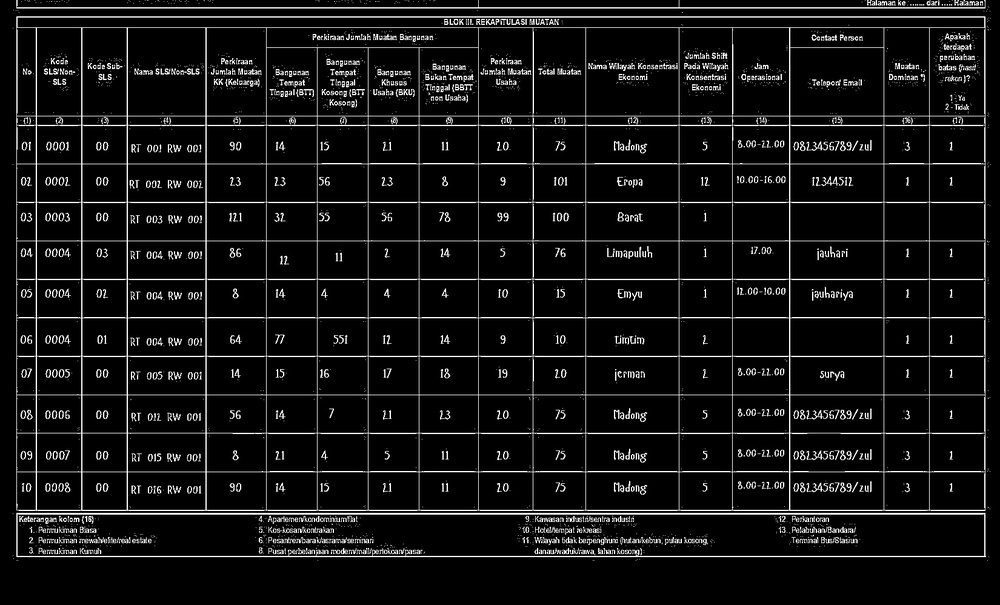
#> input picture experiments/results/stage3_blok3_final.jpg, 1000 x 605 px, shrunk from 1650 x 998 before the run
$ python debug_rtrw_mapping.py
#> lines starting #> are read from the running program, lines starting #| are printed output that depends on the picture; after the words box and inside, x2 and y2 are one past the last pixel; in counts of white or black regions, pixels touching at a corner belong together
### experiments/stage5_ocr/test_smart_mapping_ocr.py
"""
Stage 5 (NEW): Full Document OCR + Smart Table Mapping

Strategy:
1. Detect table structure (horizontal & vertical lines)
2. Run PaddleOCR on full document (get all text with X, Y coordinates)
3. Map each detection to (Row, Column) based on line intersections
4. Build table from mapping
5. Post-process per column type

Expected:
- Speed: <60s (vs 481s previously)
- Accuracy: 80-90% (better RT/RW, better context)
"""

import sys
import time
from pathlib import Path
import cv2
import numpy as np
import json
from collections import defaultdict

# Add project root to path
project_root = Path(__file__).parent.parent.parent
sys.path.insert(0, str(project_root))

from src.models.table_schema import COLUMN_HEADERS


# ============================================================================
# STEP 1: Detect Table Structure (Lines)
# ============================================================================

def detect_horizontal_lines(image, min_line_length=None):
    """Detect horizontal lines using morphological operations"""
    if min_line_length is None:
        min_line_length = image.shape[1] // 3

    gray = cv2.cvtColor(image, cv2.COLOR_BGR2GRAY)
    binary = cv2.adaptiveThreshold(gray, 255, cv2.ADAPTIVE_THRESH_GAUSSIAN_C,
                                   cv2.THRESH_BINARY_INV, 15, 2)

    horizontal_kernel = cv2.getStructuringElement(cv2.MORPH_RECT, (min_line_length, 1))
    h_lines = cv2.morphologyEx(binary, cv2.MORPH_OPEN, horizontal_kernel)

    contours, _ = cv2.findContours(h_lines, cv2.RETR_EXTERNAL, cv2.CHAIN_APPROX_SIMPLE)

    y_positions = []
    for cnt in contours:
        x, y, w, h = cv2.boundingRect(cnt)
        if w > min_line_length:
            y_positions.append(y)

    return sorted(set(y_positions))


def detect_vertical_lines(image, min_line_length=None):
    """Detect vertical lines using morphological operations"""
    if min_line_length is None:
        min_line_length = image.shape[0] // 5

    gray = cv2.cvtColor(image, cv2.COLOR_BGR2GRAY)
    binary = cv2.adaptiveThreshold(gray, 255, cv2.ADAPTIVE_THRESH_GAUSSIAN_C,
                                   cv2.THRESH_BINARY_INV, 15, 2)

    vertical_kernel = cv2.getStructuringElement(cv2.MORPH_RECT, (1, min_line_length))
    v_lines = cv2.morphologyEx(binary, cv2.MORPH_OPEN, vertical_kernel)

    contours, _ = cv2.findContours(v_lines, cv2.RETR_EXTERNAL, cv2.CHAIN_APPROX_SIMPLE)

    x_positions = []
    for cnt in contours:
        x, y, w, h = cv2.boundingRect(cnt)
        if h > min_line_length:
            x_positions.append(x)

    return sorted(set(x_positions))


# ============================================================================
# STEP 2: Run Full Document OCR
# ============================================================================

class PaddleOCREngine:
    """Singleton PaddleOCR instance"""
    _instance = None

    @classmethod
    def get_instance(cls):
        if cls._instance is None:
            print('  [Loading PaddleOCR models...]')
            start = time.time()
            from paddleocr import PaddleOCR
            cls._instance = PaddleOCR(lang='en', use_textline_orientation=False)
            print(f'  [Models loaded in {time.time() - start:.2f}s]')
        return cls._instance


def run_full_document_ocr(image):
    """Run PaddleOCR on full document"""
    ocr = PaddleOCREngine.get_instance()

    print('  [Running full document OCR...]')
    start = time.time()
    result = ocr.predict(image)
    print(f'  [OCR completed in {time.time() - start:.2f}s]')

    detections = []
    if result and len(result) > 0 and isinstance(result[0], dict):
        dt_polys = result[0].get('dt_polys', [])
        rec_texts = result[0].get('rec_texts', [])
        rec_scores = result[0].get('rec_scores', [])

        for bbox, text, confidence in zip(dt_polys, rec_texts, rec_scores):
            bbox_array = np.array(bbox)
            x_min = int(bbox_array[:, 0].min())
            y_min = int(bbox_array[:, 1].min())
            x_max = int(bbox_array[:, 0].max())
            y_max = int(bbox_array[:, 1].max())

            center_x = (x_min + x_max) // 2
            center_y = (y_min + y_max) // 2

            detections.append({
                'text': text,
                'confidence': float(confidence),
                'x': center_x,
                'y': center_y,
                'x_min': x_min,
                'y_min': y_min,
                'x_max': x_max,
                'y_max': y_max,
                'width': x_max - x_min,
                'height': y_max - y_min
            })

    print(f'  [Found {len(detections)} text detections]')
    return detections


# ============================================================================
# STEP 3: Map Detections to Table Grid
# ============================================================================

# [338 lines left out: functions map_detection_to_cell, build_table_from_detections, clean_text, postprocess_by_column, test_smart_mapping_ocr, not called in this run]


# [3 lines that do not run on import are left out]

### experiments/stage5_ocr/debug_rtrw_mapping.py
"""Debug: Where do RT/RW detections get mapped?"""

import sys
import cv2
import numpy as np
from pathlib import Path

project_root = Path(__file__).parent.parent.parent
sys.path.insert(0, str(project_root))

# Load image
image_path = project_root / 'experiments' / 'results' / 'stage3_blok3_final.jpg'
image = cv2.imread(str(image_path))
#> image is the input picture: shape (605, 1000, 3); min 0, max 255, mean 19.7

# Import functions
from experiments.stage5_ocr.test_smart_mapping_ocr import (
    detect_horizontal_lines,
    detect_vertical_lines,
    map_detection_to_cell,
    run_full_document_ocr
)

# Detect lines
h_lines = detect_horizontal_lines(image, min_line_length=image.shape[1] // 3)
#> in detect_horizontal_lines, `binary = cv2.adaptiveThreshold(gray, 255, cv2.ADAPTIVE_THRESH_GAUSSIAN..`:
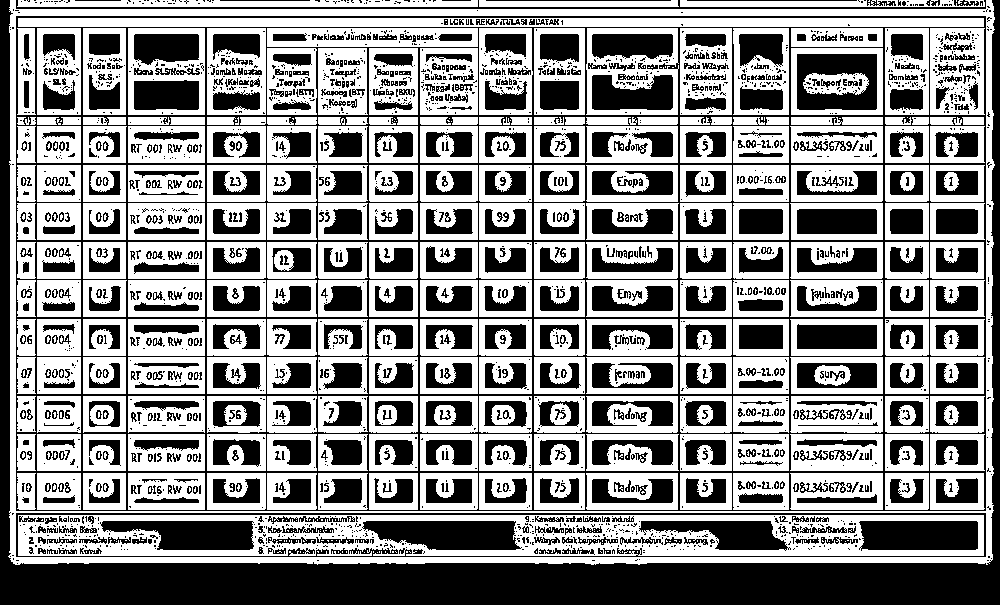
#> binary: shape (605, 1000); 55.6% white; 2378 black regions (1570 under 20 px), largest, box (x1, y1, x2, y2) and area: (0, 0, 1000, 605) 51696, (16, 16, 986, 511) 36307, (362, 521, 522, 550) 3726
#> in detect_horizontal_lines, `h_lines = cv2.morphologyEx(binary, cv2.MORPH_OPEN, horizontal_kernel)`:
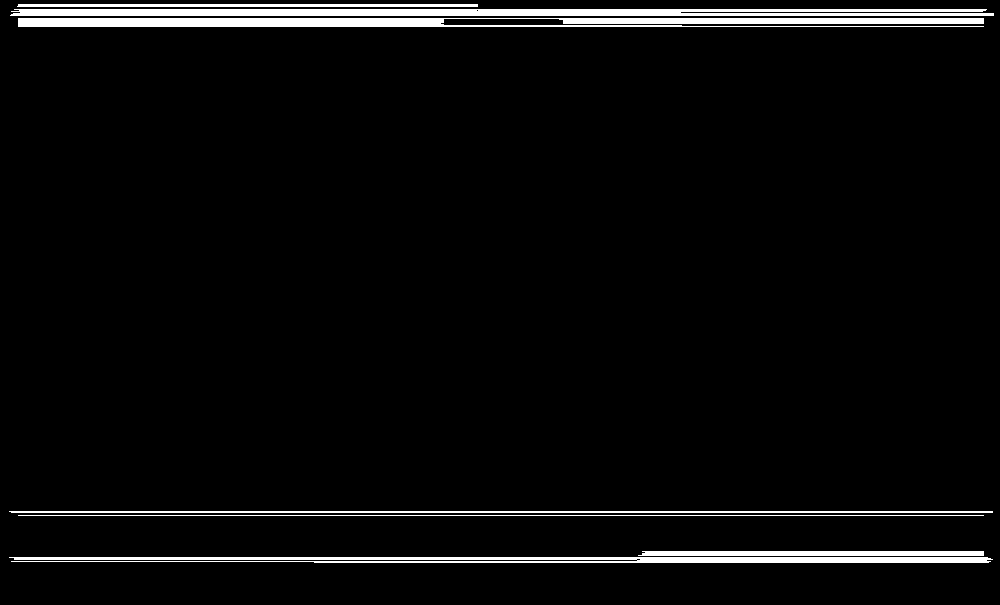
#> h_lines: shape (605, 1000); 4.1% white; 7 white regions
#> in detect_horizontal_lines, `contours, _ = cv2.findContours(h_lines, cv2.RETR_EXTERNAL, cv2.CHAIN_A..`: contours = 7 contours, 1 with area under 20; largest, box (x1, y1, x2, y2) and area: (18, 18, 984, 27) 5740, (10, 9, 994, 16) 5216, (9, 557, 993, 563) 3326, (638, 551, 984, 556) 1360, (9, 511, 993, 513) 982, (17, 4, 478, 7) 918
#> the loop in detect_horizontal_lines, `for cnt in contours:` made 7 passes
#> (x, y, w, h) on passes 1, 2, 4, 5, 6, 7: (9, 557, 984, 6), (638, 551, 346, 5), (9, 511, 984, 2), (18, 18, 966, 9), (10, 9, 984, 7), (17, 4, 461, 3)
#> (cnt, x, y, w, h) on pass 3: ([[18, 515], [983, 515]], 18, 515, 966, 1)
#> after the loop in detect_horizontal_lines, `for cnt in contours:`: y_positions = [557, 551, 515, 511, 18, 9, 4]
#> h_lines = [4, 9, 18, 511, 515, 551, 557]
v_lines = detect_vertical_lines(image, min_line_length=image.shape[0] // 5)
#> in detect_vertical_lines, `v_lines = cv2.morphologyEx(binary, cv2.MORPH_OPEN, vertical_kernel)`:
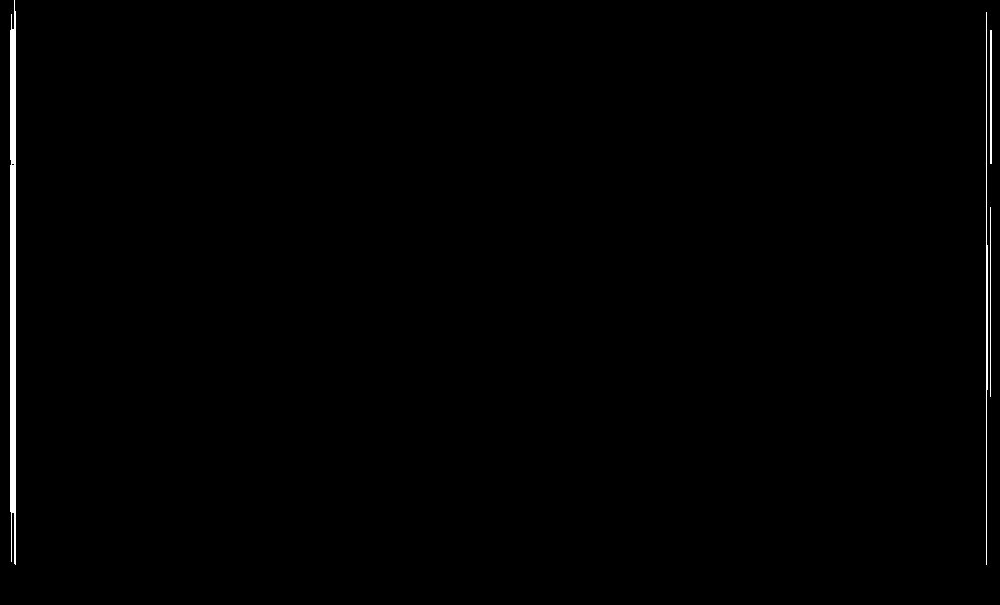
#> v_lines: shape (605, 1000); 0.7% white; 4 white regions
#> in detect_vertical_lines, `contours, _ = cv2.findContours(v_lines, cv2.RETR_EXTERNAL, cv2.CHAIN_A..`: contours = 4 contours, 1 with area under 20; largest, box (x1, y1, x2, y2) and area: (10, 0, 16, 565) 2481, (986, 12, 988, 565) 145, (990, 30, 992, 164) 133
#> the loop in detect_vertical_lines, `for cnt in contours:` made 4 passes
#> (cnt, x, y, w, h) on passes 1 to 2: ([[990, 207], [990, 396]], 990, 207, 1, 190), ([[990, 30], [990, 163], [991, 163], [991, 30]], 990, 30, 2, 134)
#> (x, y, w, h) on passes 3 to 4: (986, 12, 2, 553), (10, 0, 6, 565)
#> after the loop in detect_vertical_lines, `for cnt in contours:`: x_positions = [990, 990, 986, 10]
#> v_lines = [10, 986, 990]

print('='*80)
print('RT/RW MAPPING DEBUG')
print('='*80)

print(f'\nHorizontal lines (Y positions): {h_lines}')
#| Horizontal lines (Y positions): [4, 9, 18, 511, 515, 551, 557]
print(f'\nVertical lines (X positions): {v_lines}')
#| Vertical lines (X positions): [10, 986, 990]

print(f'\nColumn boundaries:')
for i in range(len(v_lines) - 1):
    print(f'  Column {i}: X from {v_lines[i]} to {v_lines[i+1]}')
#> this loop made 2 passes
#|   Column 0: X from 10 to 986
#|   Column 1: X from 986 to 990

# Run OCR
#> (the run stopped early here; a loop or call above may not have finished)
